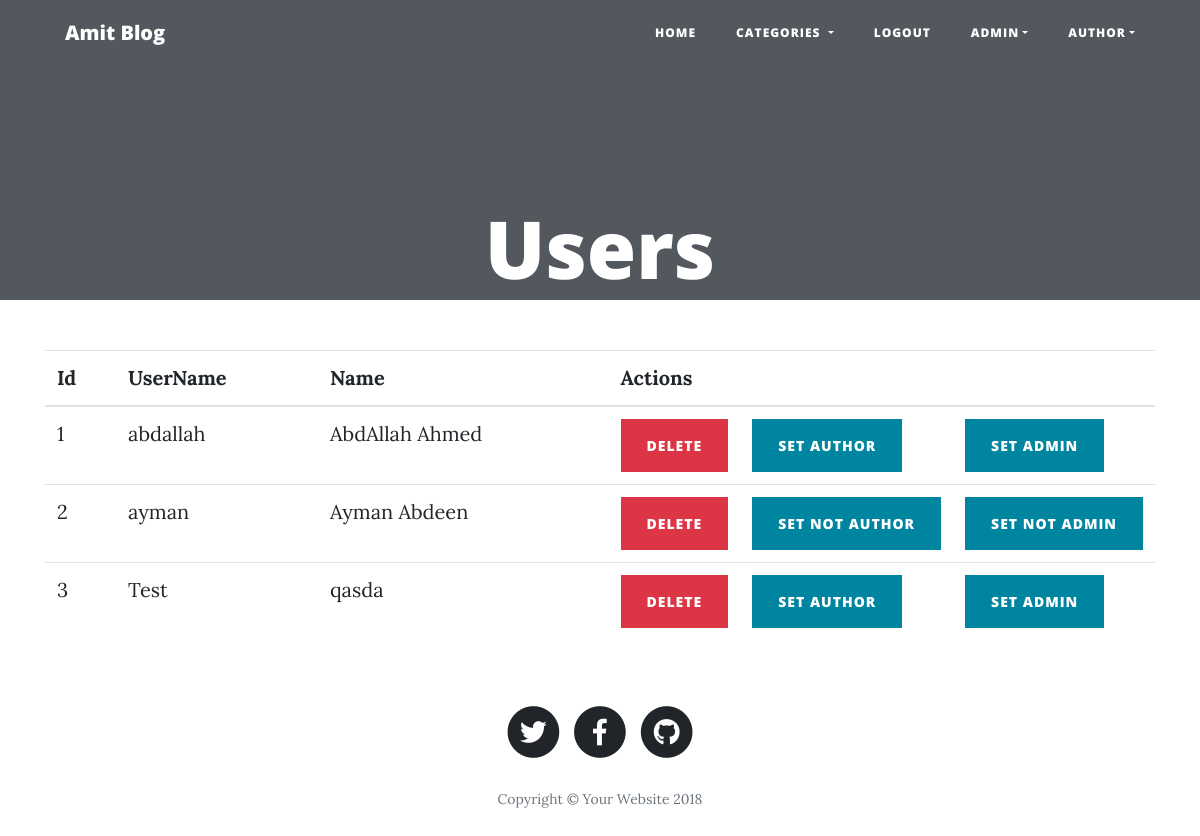
Before: /admin/users.php (signed in) with the older database file.
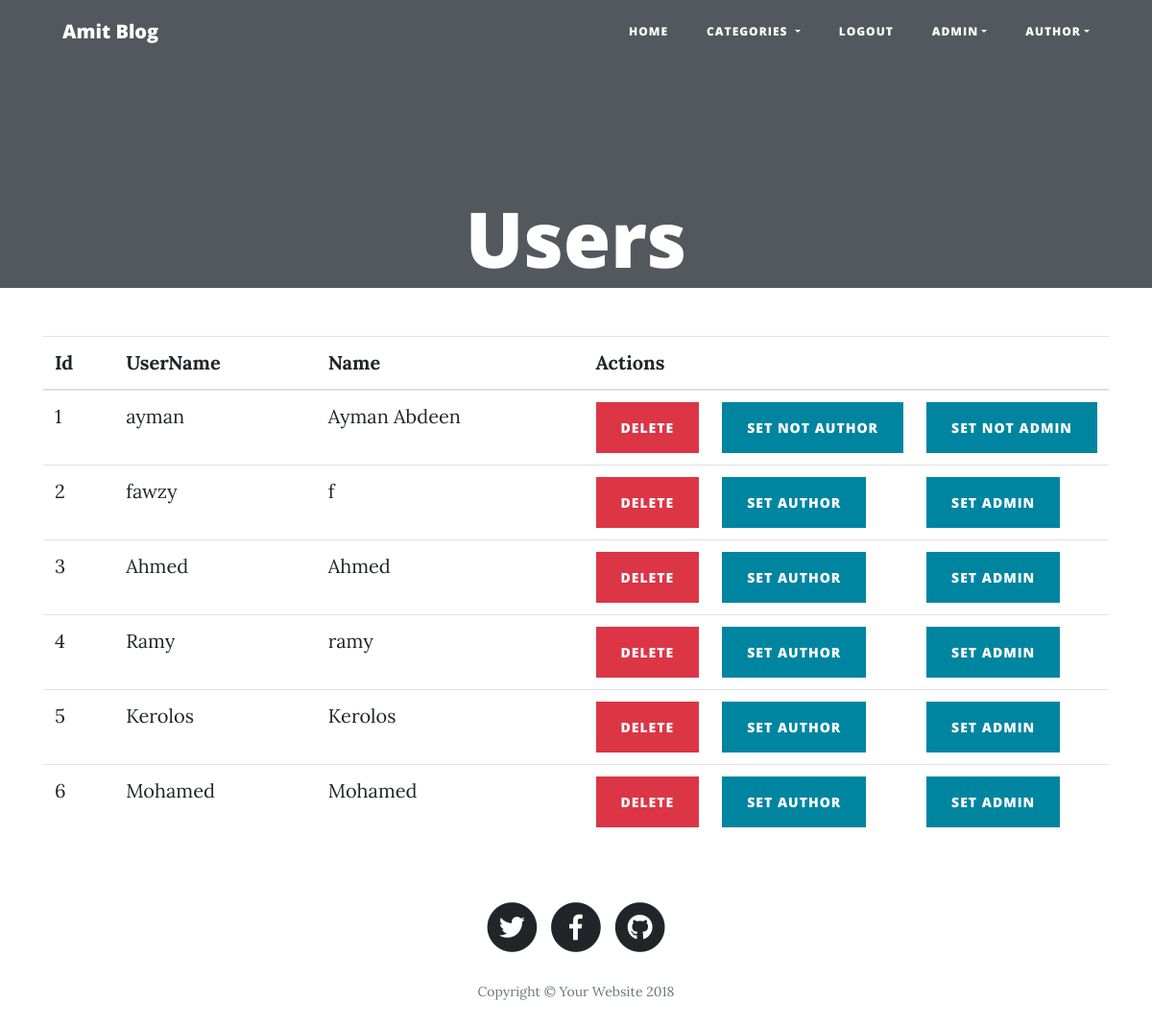
After: the same page with the newer database file.
### tables this page shows
CREATE TABLE IF NOT EXISTS `users` (
  `id` int(10) UNSIGNED NOT NULL AUTO_INCREMENT,
  `username` varchar(255) NOT NULL,
  `password` varchar(255) NOT NULL,
  `name` varchar(255) NOT NULL,
  `picture` varchar(255) NOT NULL,
  `is_author` tinyint(1) NOT NULL DEFAULT '0',
  `is_admin` tinyint(1) NOT NULL DEFAULT '0',
  PRIMARY KEY (`id`),
  UNIQUE KEY `username` (`username`)
);

### helper/database.php (called while the page is built, shortened)
<?php
function getRows($q){
    $result=[];
    $con = mysqli_connect("localhost","blog_user","blog_user123","amit_blog");
    mysqli_set_charset($con,"utf8");
    $query = mysqli_query($con,$q);
    while($row=mysqli_fetch_array($query)){
        array_push($result,$row);
    }
    return $result;
}

### helper/users.php (called while the page is built, shortened)
<?php
require_once($base_dir.'helper/database.php');
function getUsers(){
    $query="
        SELECT id,UserName,Name,is_author,is_admin from users;
    ";
    return getRows($query);
}
?>

### admin/users.php (the view, shortened to what this page needs)
<?php
require_once('../helper/config.php');
require_once($base_dir.'helper/users.php');
$users=getUsers();
require_once($base_dir.'layouts/header.php');
?>
  <header class="masthead" style="height: 300px;">
      <div class="overlay"></div>
      <div class="container">
        <div class="row">
          <div class="col-lg-8 col-md-10 mx-auto">
            <div class="site-heading">
              <h1>Users</h1>
            </div>
          </div>
        </div>
      </div>
    </header>
    <div class="container">
        <div class="row">
            <div class="col-md-12">
                <table class="table">
                    <thead>
                        <tr>
                            <th>Id</th>
                            <th>UserName</th>
                            <th>Name</th>
                            <th colspan="3">Actions</th>
                        </tr>
                    </thead>
                    <tbody>
                    <?php
                    $i=1;
                    foreach($users as $user){
                        ?>
<tr>
                        <td><?php echo $i++?></td>
                        <td><?php echo $user['UserName'];?></td>
                        <td><?php echo $user['Name'];?></td>
                        <td width="50px">
                            <form action="users.php" method="POST">
                                <button type="submit" class="btn btn-sm btn-danger" onclick="return confirmDelete();">Delete</button>
                            </form>
                        </td>
                        <?php
                        if($user['is_author']){
                        ?>
                            <td width="50px"><a href="users.php?action=setnotauthor&id=<?php echo $user['id'];?>" class="btn btn-primary">Set Not Author</a></td>
                        <?php
                        }
                        else{
                            ?>
                            <td width="50px"><a href="users.php?action=setauthor&id=<?php echo $user['id'];?>" class="btn btn-primary">Set Author</a></td>
                            <?php
                        }
                        ?>
                        <?php
                        if($user['is_admin']){
                        ?>
                        <td width="50px"><a href="users.php?action=setnotadmin&id=<?php echo $user['id'];?>" class="btn btn-primary">Set Not Admin</a></td>
                        <?php
                        }
                        else
                        {
                        ?>
                        <td width="50px"><a href="users.php?action=setadmin&id=<?php echo $user['id'];?>" class="btn btn-primary">Set Admin</a></td>
                        <?php
                        }
                        ?>
                        </tr>
                        <?php
                    }
                    ?>
                    </tbody>
                </table>
            </div>
        </div>
    </div>
<?php
require_once($base_dir.'layouts/footer.php');

Changed rows visible on the page:
removed users: username "abdallah", name "AbdAllah Ahmed"
removed users: username "Test", name "qasda"
added users: username "fawzy", name "f"
added users: username "Ahmed", name "Ahmed"
added users: username "Ramy", name "ramy"
added users: username "Kerolos", name "Kerolos"
added users: username "Mohamed", name "Mohamed"
